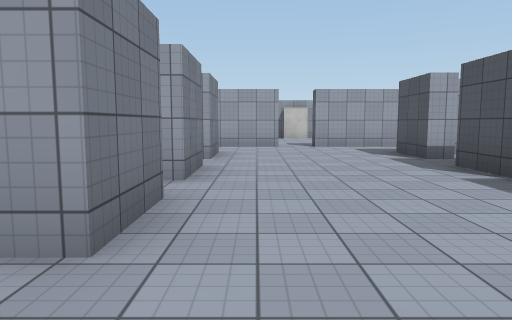
View 1 (above)

19 first-person views from a walk through a Unity game level. The camera is 1.4 m above the floor, tilts 6° down and sees 70° across. The floor is counted in squares, 2 m on a side. Each view is taken from the middle of a square. On the plan, view 1 faces up. The plan holds only what a view shows up to about 11 squares ahead; the rest is blank. The player is left out. Surface patterns are stand-ins for the level's own textures.

View 2
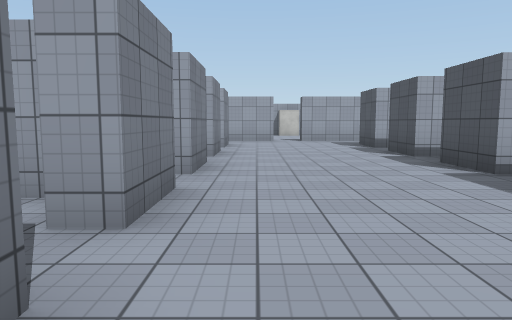

View 3
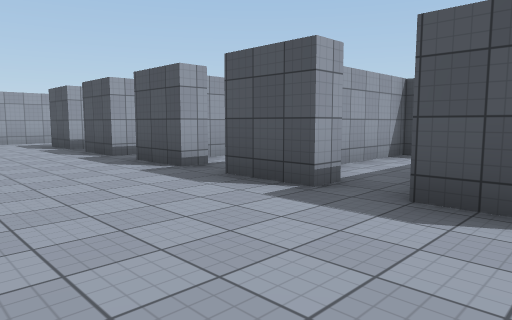

View 4
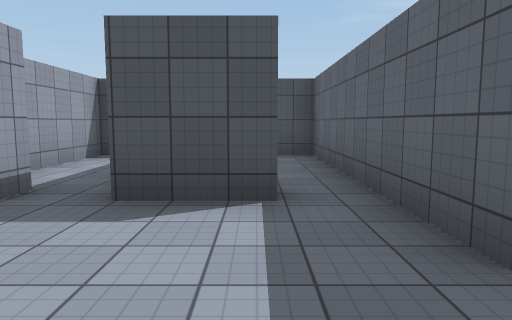

View 5
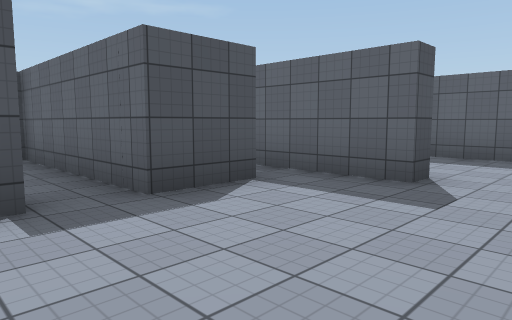

View 6
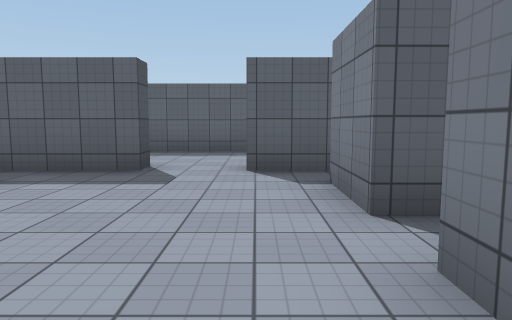

View 7
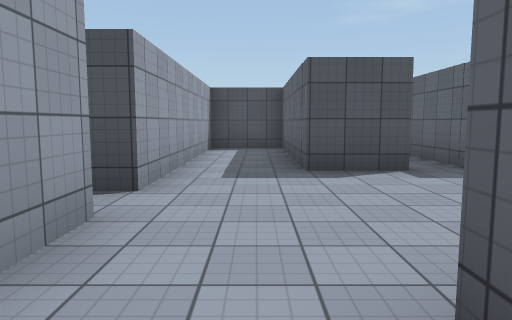

View 8
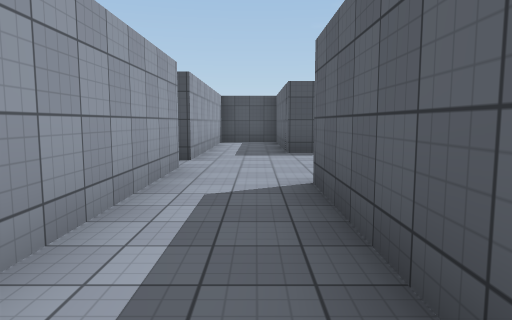

View 9
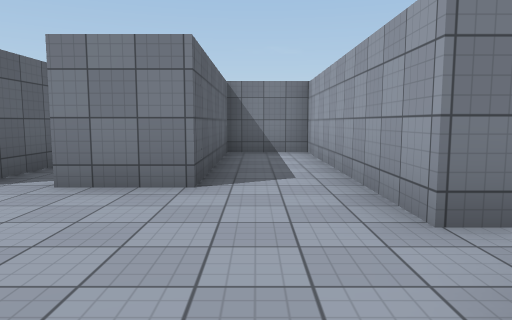

View 10
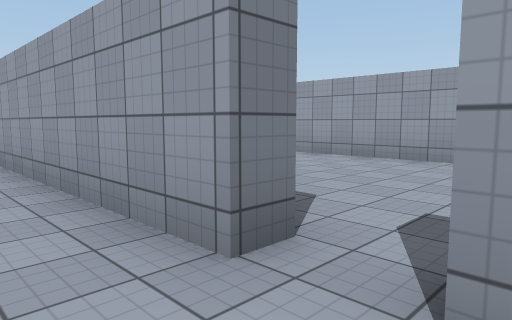

View 11
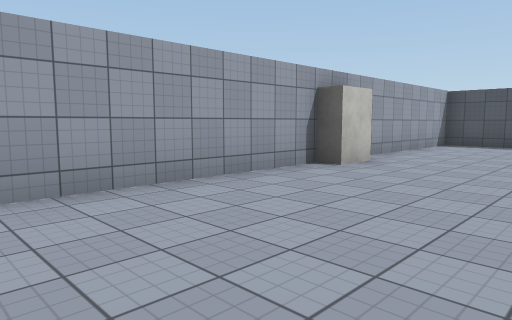

View 12
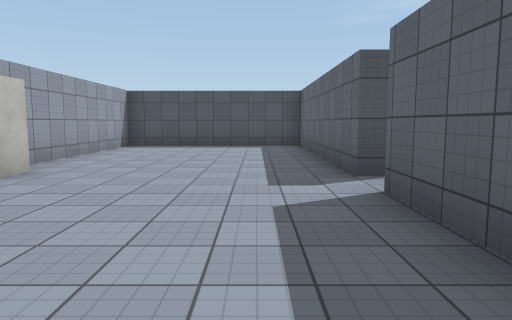

View 13
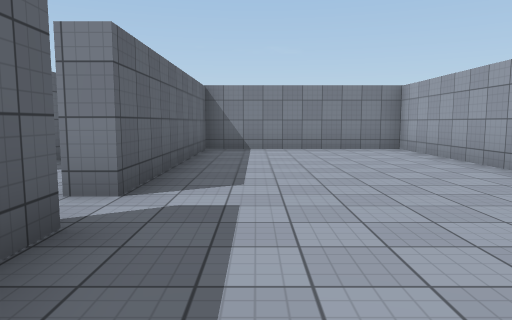

View 14
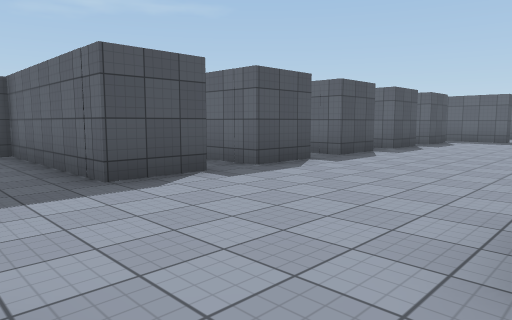

View 15
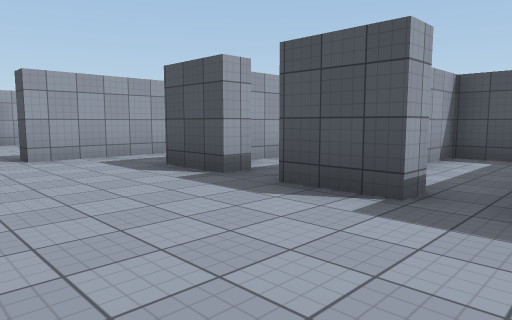

View 16
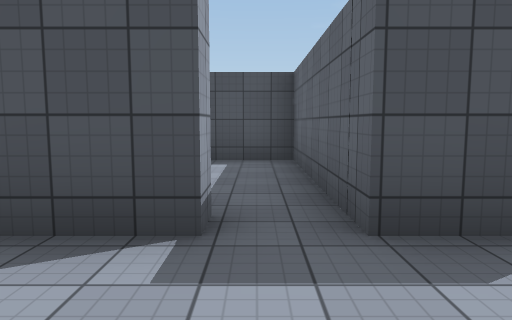

View 17
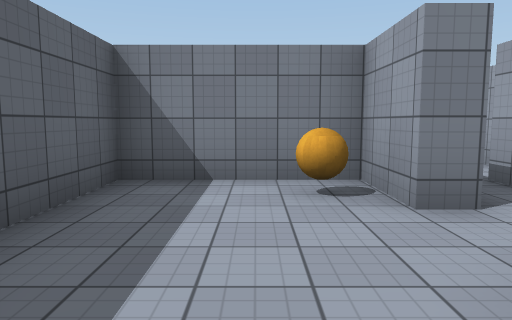

View 18
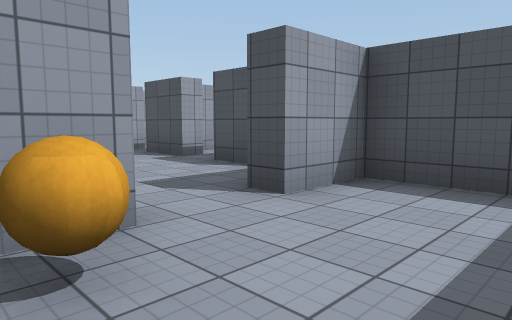

View 19
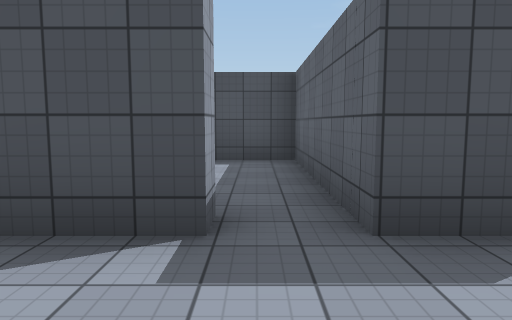

### Floor plan
Ten units are one square. View 1 is at (0, 0); x grows to the right and y downward. Boxes are objects, and circles mark ways between rooms. Rooms are numbered by the first view taken in them; rooms with no view inside come last. Other rooms are left out.
<svg viewBox="-59 -162 140 244">
<path fill="none" stroke="#000" d="M-9 -59 -9 -42M32 -43 32 -58M-9 -34 -9 -18M32 -68 32 -83 76 -83 76 -102 17 -102M32 -18 32 -33M-9 -9 -9 7M6 -107 6 -102 -54 -102 -54 -83 -9 -83 -9 -67M37 7 32 7 32 -8M-9 17 -9 32M32 33 32 17M-11 42 1 42M17 47 17 42 50 42M17 -102 17 -107 76 -107 76 -157 -54 -157 -54 -107 6 -107M1 42 1 47 -14 47 -14 77 28 77M32 64 32 47 17 47M-9 32 -14 32M38 -43 32 -43M38 -68 32 -68M32 -33 76 -33 76 -53 64 -53M37 -18 32 -18M32 17 76 17 76 -3 44 -3"/>
<rect x="15" y="-155" width="10" height="10" fill="#bbb"><title>other object</title></rect>
<rect x="-5" y="45" width="10" height="10" fill="#bbb"><title>other object</title></rect>
<circle cx="10" cy="-110" r="3" fill="#2a7"/>
<circle cx="10" cy="40" r="3" fill="#2a7"/>
<circle cx="30" cy="-40" r="3" fill="#2a7"/>
<circle cx="30" cy="10" r="3" fill="#2a7"/>
<text x="10" y="-50">1</text>
<text x="10" y="-130">2</text>
<text x="10" y="60">3</text>
<text x="50" y="-50">4</text>
<text x="50" y="0">5</text>
</svg>
Room 1 opens to room 2. Room 1 opens to room 3. Room 1 opens to room 4. Room 1 opens to room 5.

Where each view was taken, in squares from view 1:
view 1: 0 up, 0 right, facing up
view 2: 3 down, 0 right, facing up
view 3: 3 down, 0 right, facing up-right
view 4: 3 down, 0 right, facing right
view 5: 0 up, 0 right, facing down-right
view 6: 1 up, 0 right, facing down
view 7: 9 up, 2 left, facing right
view 8: 9 up, 5 left, facing right
view 9: 9 up, 3 right, facing left
view 10: 9 up, 2 right, facing up-left
view 11: 12 up, 4 left, facing up-right
view 12: 12 up, 3 left, facing right
view 13: 12 up, 4 right, facing left
view 14: 10 up, 1 left, facing down-right
view 15: 3 up, 0 right, facing up-right
view 16: 4 up, 1 right, facing right
view 17: 6 down, 3 right, facing left
view 18: 7 down, 1 left, facing up-right
view 19: 1 down, 1 right, facing right
